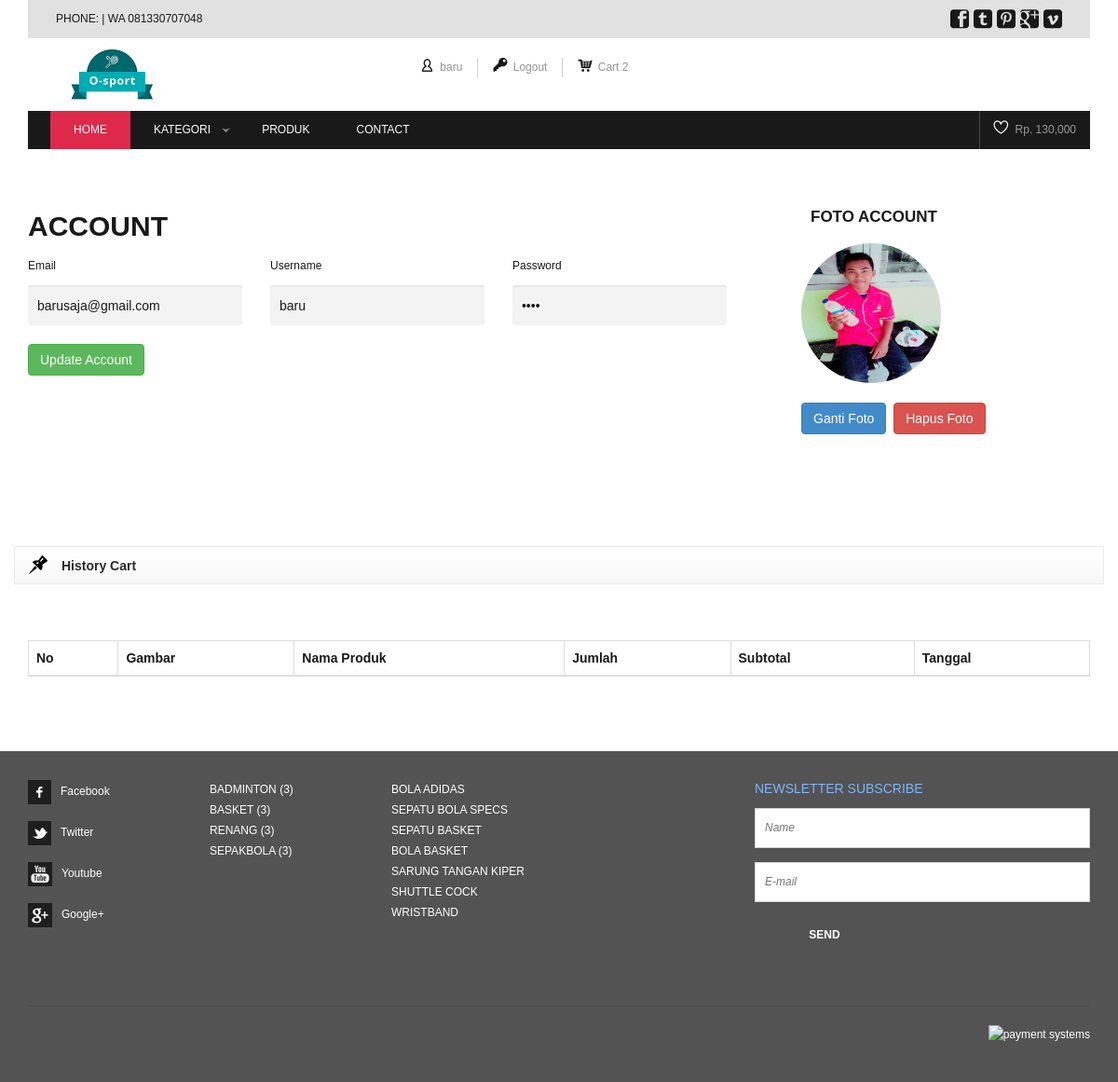
The page /account.php (signed in) on the database its author committed.
### tables this page shows
CREATE TABLE `contact` (
  `id_contact` int(11) NOT NULL AUTO_INCREMENT,
  `phone` varchar(20) NOT NULL,
  `paging` int(11) NOT NULL,
  `email` varchar(50) NOT NULL,
  `alamat` text NOT NULL,
  PRIMARY KEY (`id_contact`)
);

CREATE TABLE `user` (
  `id_user` varchar(10) NOT NULL,
  `username` varchar(100) NOT NULL,
  `email` varchar(100) NOT NULL,
  `password` varchar(100) NOT NULL,
  `gambar` text NOT NULL,
  PRIMARY KEY (`id_user`)
);

CREATE TABLE `rkat_produk` (
  `id_kat_produk` varchar(10) NOT NULL,
  `kat_produk` varchar(50) NOT NULL,
  PRIMARY KEY (`id_kat_produk`)
);

CREATE TABLE `produk` (
  `id_produk` varchar(10) NOT NULL,
  `id_kat_produk` varchar(10) NOT NULL,
  `nama` varchar(100) NOT NULL,
  `harga` int(11) NOT NULL,
  `stok` int(11) NOT NULL,
  `gambar` text NOT NULL,
  `tanggal` datetime NOT NULL,
  `deskripsi` text NOT NULL,
  `berat` int(11) NOT NULL,
  PRIMARY KEY (`id_produk`)
);

### account.php (the view, shortened to what this page needs)
<?php require 'header.php'; ?>
<?php if(isset($_SESSION['id_user'])){ ?>
<?php
$ac=mysqli_fetch_array(mysqli_query($con,"SELECT * FROM user where id_user='$_SESSION[id_user]' "));
$loo=mysqli_query($con,"SELECT * FROM log where id_user='$_SESSION[id_user]' ");?>
        <div class="content">
            <div class="container">
                <div class="row">
                    <div class="col-md-8">
                        <h2>ACCOUNT</h2>
                        <div class="the-form">
                            <form action="prosesuser/hanuser?thisposition=<?php echo base64_encode('updateaccount'); ?>" method="post">
                                <div class="row">
                                    <div class="col-md-4"><p>Email</p>
                                        <input type="text" name="email" class="the-line" value="<?php echo $ac['email']; ?>" autocomplete="off">
                                    </div>
                                    <div class="col-md-4"><p>Username</p>
                                        <input type="text" name="username" class="the-line" value="<?php echo $ac['username']; ?>" autocomplete="off">
                                    </div>
                                    <div class="col-md-4"><p>Password</p>
                                        <input type="password" name="password" class="the-line" value="<?php echo $ac['password']; ?>" autocomplete="off">
                                    </div>
                                </div>
                                <button class="btn btn-success">Update Account</button>
                            </form>
                        </div>
                    </div>
<?php $acc=mysqli_fetch_array(mysqli_query($con,"SELECT * FROM user where id_user='$_SESSION[id_user]' ")); ?>
                    <div class="col-md-4">
                        <div class="main-sidebar">
                            <div class="row">
                                <div class="col-md-12 col-xs-6">
                                    <div class="widget">
                                    <div class="widget-title">Foto Account</div>
                <?php if($acc['gambar']==NULL){ ?>
                <a href="#" title="Ganti Foto" data-target="#gantifoto" data-toggle="modal"><img style="width:150px;height:150px;margin-left:10px;" src="images/user/default.png"></a>
                <?php } else { ?>
                <a href="#" title="Ganti Foto" data-target="#gantifoto" data-toggle="modal"><img style="width:150px;height:150px;border-radius:150px;margin-left:10px;" src="control/<?php echo $acc['gambar']; ?>"></a>
                <?php } ?>          <br><br>
                <a style="margin-left:10px;" href="#" class="btn btn-primary" data-target="#gantifoto" data-toggle="modal">Ganti Foto</a>&nbsp;
                <a class="btn btn-danger" href="prosesuser/hanuser?thisposition=<?php echo base64_encode('hapusfoto'); ?>&thisuser=<?php echo base64_encode($_SESSION['id_user']); ?>">Hapus Foto</a>
                                    </div>
                                </div>
                            </div>
                        </div>
                    </div>
                </div>
                <div class="row">
                <div class="site-title"><div class="site-inside"><span>History Cart</span></div></div>
                    <div class="col-md-12">
                      <table id="example1" class="table table-bordered table-hover">
                        <thead>
                        <tr>
                          <th>No</th>
                          <th>Gambar</th>
                          <th>Nama Produk</th>
                          <th>Jumlah</th>
                          <th>Subtotal</th>
                          <th>Tanggal</th>
                        </tr>
                        </thead>
                      </table>
                    </div>
                </div>
            </div>
        </div>
<?php } ?>
<?php require 'footer.php'; ?>

### header.php (shortened to what this page needs)
<?php session_start(); date_default_timezone_set('Asia/Jakarta'); require 'php/config.php'; require 'php/function.php'; $contact=mysqli_fetch_array(mysqli_query($con,"SELECT * FROM contact where id_contact='1' ")); ?>
<!DOCTYPE html>
<html lang="en">
    <head>
        <link rel="stylesheet" href="control/theme/bootstrap/css/bootstrap.min.css">
        <link rel="stylesheet" href="css/bootstrap.css" />
        <link rel="stylesheet" href="css/style.css" />
    </head>
    <body class="home-blog-show">
        <div class="header">
            <div class="container">
                <div class="header-top-info">
                    <ul class="header-top-socials">
                        <li><a href="#"><i class="icon-160" title="161"></i></a></li>
                        <li><a href="#"><i class="icon-138" title="161"></i></a></li>
                        <li><a href="#"><i class="icon-106" title="161"></i></a></li>
                        <li><a href="#"><i class="icon-169" title="161"></i></a></li>
                        <li><a href="#"><i class="icon-163" title="161"></i></a></li>
                    </ul>
                    Phone: <?php echo $contact['phone']; ?>
                </div>
                <div class="header-middle-info">
                    <div class="col-md-4">
                        <div class="logo">
                            <a href="">
                                <img src="images/elements/logo2.png" alt="site logo" /></a>
                        </div>
                    </div>
<?php
if(isset($_SESSION['id_user'])){ $c=mysqli_query($con,"SELECT * FROM cart where id_user='$_SESSION[id_user]' ");$ca=mysqli_num_rows($c);?>
                    <div class="col-md-8">
                        <ul class="header-middle-account">
                            <li><a href="account"><i class="icon-330" title="My account"></i> <?php echo $_SESSION['username']; ?></a></li>
                            <li><a href="prosesuser/hanuser?thisposition=<?php echo base64_encode('logout'); ?>"><i class="icon-351" title="Login"></i> Logout</a></li>
                            <li><a href="cart"><i class="icon-259" title="Checkout"></i> Cart <?php echo $ca; ?></a></li>
                        </ul>
                    </div>
<?php }
?>
                </div>
                <div class="menu">
                    <div class="search-cart">
<?php if(isset($_SESSION['id_user'])){ $total=mysqli_fetch_array(mysqli_query($con,"SELECT sum(subtotal) as total from cart where id_user='$_SESSION[id_user]' ")); ?>
            <?php $ty=mysqli_query($con,"SELECT * FROM checkout where id_user='$_SESSION[id_user]' and status='pending' ");$tyu=mysqli_num_rows($ty);
                if($tyu>0){ $cc=mysqli_fetch_array($ty);?>
                        <a href="checkout"><div class="cart-all">
                            <i class="icon-37"></i><?php if($total!=NULL){ echo 'Rp. '.number_format($cc['ongcart']+$cc['ongwil']+$cc['ongberat']); }?>
                        </div></a>
                <?php } else {?>
                        <a href="checkout"><div class="cart-all">
                            <i class="icon-37"></i><?php if($total!=NULL){ echo 'Rp. '.number_format($total['total']); }?>
                        </div></a>
                <?php } ?>
<?php } else { ?>
                        <div class="cart-all">
                            <i class="icon-37"></i>
                        </div>
<?php } ?>
                    </div>
                    <ul>
                        <li class="active"><a href="homefirst">Home</a>
                        </li>
                        <li class="menu-item-has-children" style="background-color: #ff9900"><a href="#">Kategori</a>
                        </li>
                        <li><a href="product">Produk</a></li>
                        <li><a href="contact">Contact</a></li>
                    </ul>
                </div>
            </div>
        </div>

### footer.php (shortened to what this page needs)
<div class="footer">
            <div class="container">
                <div class="row">
                    <div class="col-md-2 col-xs-6">
                        <ul class="socials">
                            <li><a href="#"><img src="images/elements/socials/facebook.png" alt="facebook"/>Facebook</a></li>
                            <li><a href="#"><img src="images/elements/socials/twitter.png" alt="twitter"/>Twitter</a></li>
                            <li><a href="#"><img src="images/elements/socials/youtube.png" alt="youtube"/>Youtube</a></li>
                            <li><a href="#"><img src="images/elements/socials/googleplus.png" alt="google"/>Google+</a></li>
                        </ul>
                    </div>
                    <div class="col-md-2 col-xs-6">
                        <ul class="menu-item">
<?php
$tkp=mysqli_query($con,"SELECT * from rkat_produk order by kat_produk asc limit 7");
while($rtkp=mysqli_fetch_array($tkp)) { $jp=mysqli_num_rows(mysqli_query($con,"SELECT * FROM produk where id_kat_produk='$rtkp[id_kat_produk]' and stok>0 ")); ?>
    <li><a href="product?thiscategory=<?php echo base64_encode($rtkp['id_kat_produk']); ?>"><?php echo $rtkp['kat_produk'].' ('.$jp.')'; ?></a></li>
    <?php }
?>
                        </ul>
                    </div>
                    <div class="col-md-2 col-xs-6">
                        <ul class="menu-item">
<?php
$pp=mysqli_query($con,"SELECT * from produk where stok>0 order by id_produk asc limit 7");
while($rpp=mysqli_fetch_array($pp)) { ?>
    <li><a href="detailproduct?thisproduct=<?php echo base64_encode($rpp['id_produk']) ?>&nameproduct=<?php echo $rpp['nama']; ?>"><?php echo $rpp['nama']; ?></a></li>
    <?php }
?>
                        </ul>
                    </div>
                    <div class="col-md-4 pull-right">
                        <div class="subscription">
                            <div class="subscription-title">Newsletter subscribe</div>
                            <form class="subscription" id="newsletter" method="post">
                                <input type="text" name="newsletter-name" placeholder="Name" class="subscription-line">
                                <input type="text" name="newsletter-email" placeholder="E-mail" class="subscription-line">
                                <input type="submit" value="send" class="button-5">
                            </form>
                        </div>
                    </div>
                </div>
            </div>
            <div class="container">
                <div class="mini-footer">
                    <div class="row">
                        <div class="col-md-6">
                        </div>
                        <div class="col-md-6">
                            <div class="text-right">
                                <img src="images/elements/payment.png" alt="payment systems" />
                            </div>
                        </div>
                    </div>
                </div>
            </div>
        </div>
    </body>
</html>

### rows shown on the page
contact: phone "| WA 081330707048"
user: email "barusaja@gmail.com", username "baru", gambar (picture)
rkat_produk: kat_produk "BADMINTON", jp "3"
rkat_produk: kat_produk "BASKET", jp "3"
rkat_produk: kat_produk "RENANG", jp "3"
rkat_produk: kat_produk "SEPAKBOLA", jp "3"
produk: nama "BOLA ADIDAS"
produk: nama "SEPATU BOLA SPECS"
produk: nama "SEPATU BASKET"
produk: nama "BOLA BASKET"
produk: nama "SARUNG TANGAN KIPER"
produk: nama "SHUTTLE COCK"
produk: nama "WRISTBAND"

### other values the page prints
$_SESSION['username'] "baru"
$ca "2"
$total['total'] "130,000"
